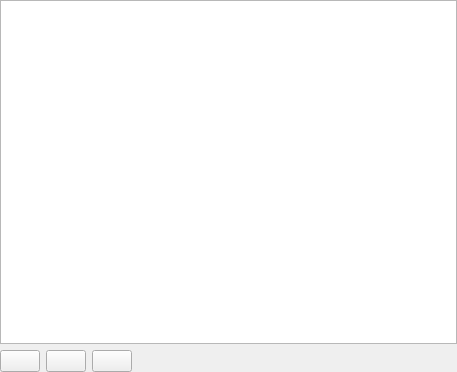
<?xml version="1.0" encoding="UTF-8"?>
<ui version="4.0">
 <class>QgsRuleBased3DRendererWidget</class>
 <widget class="QWidget" name="QgsRuleBased3DRendererWidget">
  <property name="geometry">
   <rect>
    <x>0</x>
    <y>0</y>
    <width>457</width>
    <height>372</height>
   </rect>
  </property>
  <layout class="QVBoxLayout" name="verticalLayout">
   <property name="leftMargin">
    <number>0</number>
   </property>
   <property name="topMargin">
    <number>0</number>
   </property>
   <property name="rightMargin">
    <number>0</number>
   </property>
   <property name="bottomMargin">
    <number>0</number>
   </property>
   <item>
    <widget class="QTreeView" name="viewRules">
     <property name="contextMenuPolicy">
      <enum>Qt::ActionsContextMenu</enum>
     </property>
     <property name="acceptDrops">
      <bool>true</bool>
     </property>
     <property name="editTriggers">
      <set>QAbstractItemView::EditKeyPressed|QAbstractItemView::SelectedClicked</set>
     </property>
     <property name="dragEnabled">
      <bool>true</bool>
     </property>
     <property name="dragDropMode">
      <enum>QAbstractItemView::InternalMove</enum>
     </property>
     <property name="selectionMode">
      <enum>QAbstractItemView::ExtendedSelection</enum>
     </property>
     <property name="allColumnsShowFocus">
      <bool>true</bool>
     </property>
     <attribute name="headerMinimumSectionSize">
      <number>100</number>
     </attribute>
    </widget>
   </item>
   <item>
    <layout class="QHBoxLayout" name="horizontalLayout">
     <item>
      <widget class="QPushButton" name="btnAddRule">
       <property name="toolTip">
        <string>Add rule</string>
       </property>
       <property name="text">
        <string/>
       </property>
       <property name="icon">
        <iconset resource="../../../images/images.qrc">
         <normaloff>:/images/themes/default/symbologyAdd.svg</normaloff>:/images/themes/default/symbologyAdd.svg</iconset>
       </property>
      </widget>
     </item>
     <item>
      <widget class="QPushButton" name="btnEditRule">
       <property name="toolTip">
        <string>Edit rule</string>
       </property>
       <property name="text">
        <string/>
       </property>
       <property name="icon">
        <iconset resource="../../../images/images.qrc">
         <normaloff>:/images/themes/default/symbologyEdit.svg</normaloff>:/images/themes/default/symbologyEdit.svg</iconset>
       </property>
      </widget>
     </item>
     <item>
      <widget class="QPushButton" name="btnRemoveRule">
       <property name="toolTip">
        <string>Remove rule</string>
       </property>
       <property name="text">
        <string/>
       </property>
       <property name="icon">
        <iconset resource="../../../images/images.qrc">
         <normaloff>:/images/themes/default/symbologyRemove.svg</normaloff>:/images/themes/default/symbologyRemove.svg</iconset>
       </property>
      </widget>
     </item>
     <item>
      <spacer name="horizontalSpacer">
       <property name="orientation">
        <enum>Qt::Horizontal</enum>
       </property>
       <property name="sizeHint" stdset="0">
        <size>
         <width>40</width>
         <height>20</height>
        </size>
       </property>
      </spacer>
     </item>
    </layout>
   </item>
  </layout>
 </widget>
 <resources>
  <include location="../../../images/images.qrc"/>
  <include location="../../../images/images.qrc"/>
  <include location="../../../images/images.qrc"/>
  <include location="../../../images/images.qrc"/>
  <include location="../../../images/images.qrc"/>
  <include location="../../../images/images.qrc"/>
  <include location="../../../images/images.qrc"/>
  <include location="../../../images/images.qrc"/>
  <include location="../../../images/images.qrc"/>
  <include location="../../../images/images.qrc"/>
  <include location="../../../images/images.qrc"/>
  <include location="../../../images/images.qrc"/>
  <include location="../../../images/images.qrc"/>
  <include location="../../../images/images.qrc"/>
  <include location="../../../images/images.qrc"/>
  <include location="../../../images/images.qrc"/>
  <include location="../../../images/images.qrc"/>
  <include location="../../../images/images.qrc"/>
  <include location="../../../images/images.qrc"/>
  <include location="../../../images/images.qrc"/>
  <include location="../../../images/images.qrc"/>
  <include location="../../../images/images.qrc"/>
  <include location="../../../images/images.qrc"/>
  <include location="../../../images/images.qrc"/>
  <include location="../../../images/images.qrc"/>
  <include location="../../../images/images.qrc"/>
  <include location="../../../images/images.qrc"/>
  <include location="../../../images/images.qrc"/>
  <include location="../../../images/images.qrc"/>
  <include location="../../../images/images.qrc"/>
  <include location="../../../images/images.qrc"/>
  <include location="../../../images/images.qrc"/>
  <include location="../../../images/images.qrc"/>
 </resources>
 <connections/>
</ui>
